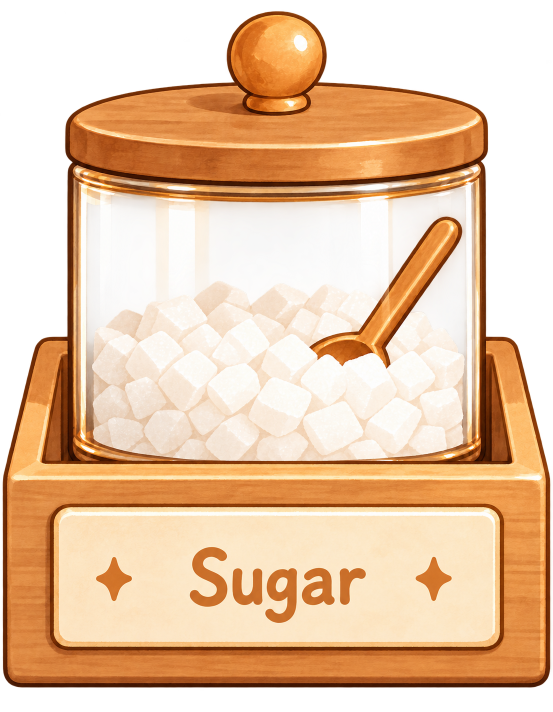
#> input picture tools/sheets/sugar-jar.png, 1105 x 1424 px (shown at 1/2 size)
$ python prepare-sugar-art.py
#> lines starting #> are read from the running program, lines starting #| are printed output that depends on the picture
"""Package the imagegen sugar jar and carried scoop for the game.

Run with python3 tools/prepare-sugar-art.py (Pillow required).
Keep the generated source and its alpha; only trim empty padding and downsample for shipping.
"""
from pathlib import Path

from PIL import Image

ROOT = Path(__file__).resolve().parent.parent
SOURCE = ROOT / 'tools/sheets/sugar-jar.png'
TARGET = ROOT / 'src/assets/kitchen/sugar-jar.png'
SCOOP_SOURCE = ROOT / 'tools/sheets/sugar-scoop.png'
SCOOP_TARGET = ROOT / 'src/assets/kitchen/sugar-scoop.png'


def main():
    image = Image.open(SOURCE).convert('RGBA')
#> image is the input picture: PIL image 1105x1424 RGBA; mean R, G, B, A 169.8, 134.3, 102.4, 175.7
    bounds = image.getchannel('A').getbbox()
#> bounds = (0, 17, 1105, 1424)
    if bounds is None:
        raise ValueError('The sugar jar cutout is empty')
    image.crop(bounds).resize((282, 364), Image.Resampling.LANCZOS).save(TARGET, optimize=True)
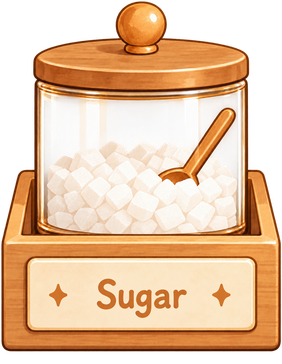
#> saved as sugar-jar.png: PIL image 282x364 RGBA; mean R, G, B, A 171.7, 135.6, 103.3, 177.8; transparent parts drawn white
    print(f'{TARGET.relative_to(ROOT)}: 282×364 with source transparency')
    scoop = Image.open(SCOOP_SOURCE).convert('RGBA')
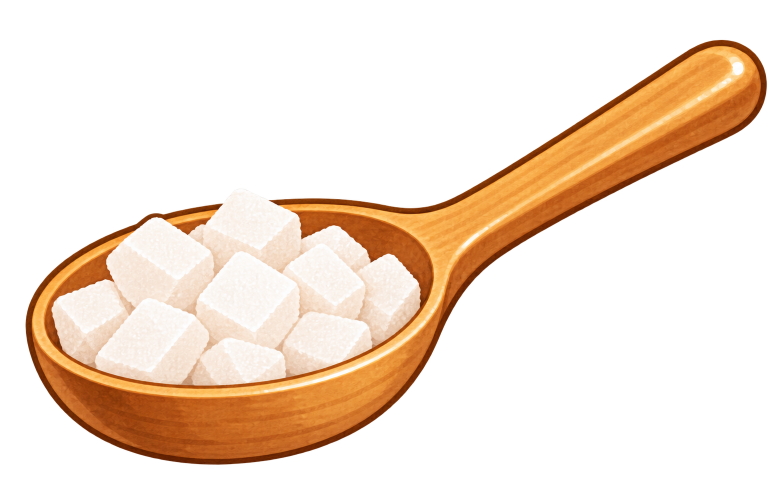
#> input picture tools/sheets/sugar-scoop.png, 1568 x 1003 px (shown at 1/2 size)
#> scoop is the input picture: PIL image 1568x1003 RGBA; mean R, G, B, A 67.7, 50.5, 35.9, 77.1
    bounds = scoop.getchannel('A').getbbox()
#> bounds = (46, 77, 1537, 979)
    if bounds is None:
        raise ValueError('The sugar scoop cutout is empty')
    scoop = scoop.crop(bounds)
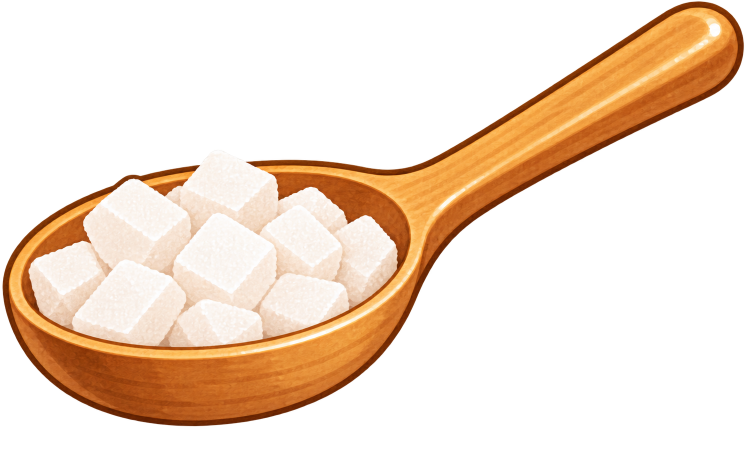
#> scoop: PIL image 1491x902 RGBA (shown at 1/2 size); mean R, G, B, A 79.1, 59.1, 41.9, 90.2; transparent parts drawn white
    height = round(400 * scoop.height / scoop.width)
#> height = 242
    scoop.resize((400, height), Image.Resampling.LANCZOS).save(SCOOP_TARGET, optimize=True)
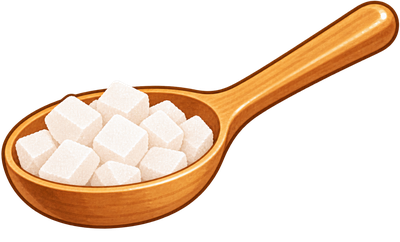
#> saved as sugar-scoop.png: PIL image 400x242 RGBA; mean R, G, B, A 79.9, 59.2, 41.8, 90.2; transparent parts drawn white
    print(f'{SCOOP_TARGET.relative_to(ROOT)}: 400×{height} with source transparency')
#| src/assets/kitchen/sugar-scoop.png: 400×242 with source transparency


if __name__ == '__main__':
    main()
